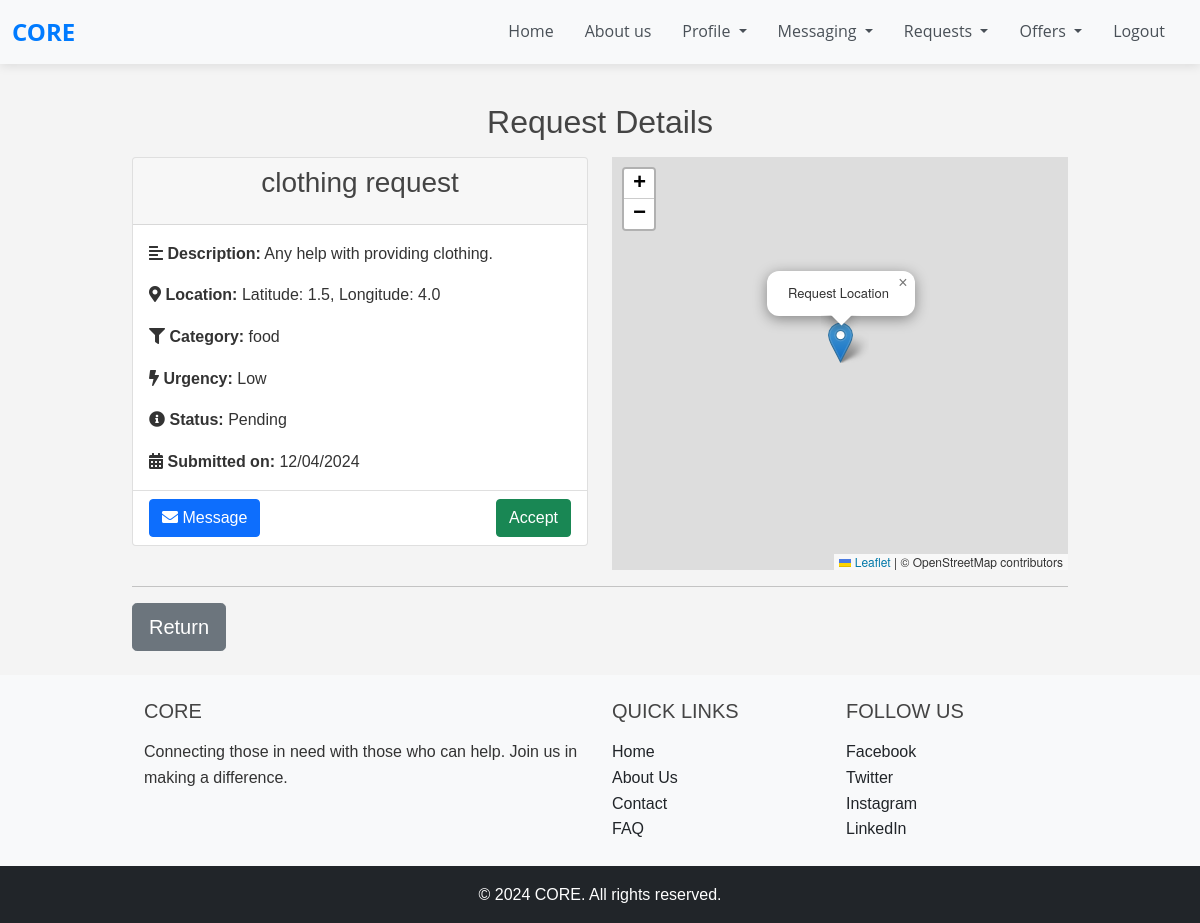
The app's page /offers_view_requester_detail/96/ (signed in) with its own data.
### requests_app/models.py (models this page shows, shortened)
class Request(models.Model):
    CATEGORY_CHOICES = (
        ('food', 'Food'),
        ('water', 'Water'),
        ('clothing', 'Clothing'),
        ('shelter', 'Shelter'),
        ('medical', 'Medical Supplies'),
        ('other', 'Other'),
    )
    URGENCY_LEVELS = (
        ('low', 'Low'),
        ('medium', 'Medium'),
        ('high', 'High'),
    )
    STATUS_CHOICES = (
        ('pending', 'Pending'),
        ('accepted', 'Accepted'),
        ('in_progress', 'In Progress'),
        ('completed', 'Completed'),
        ('cancelled', 'Cancelled'),
    )
    LOCATION_CHOICES = (
        ('address', 'Address'),
        ('coordinates', 'Latitude and Longitude'),
    )
    user = models.ForeignKey(User, on_delete=models.CASCADE)
    title = models.CharField(max_length=100, default='No title given')
    description = models.TextField(default='No description given')
    location_type = models.CharField(max_length=20, choices=LOCATION_CHOICES, default='address')
    address = models.CharField(
        max_length=255,
        blank=True,
        default="No address provided"
    )
    latitude = models.FloatField(
        null=True,
        blank=True,
        default=51.99656842422461
    )
    longitude = models.FloatField(
        null=True,
        blank=True,
        default=-0.9913942306871908
    )
    category = models.CharField(max_length=50, choices=CATEGORY_CHOICES, default='Other')
    urgency = models.CharField(max_length=10, choices=URGENCY_LEVELS, default='Low')
    status = models.CharField(max_length=11, choices=STATUS_CHOICES, default='Pending')
    accepted_by = models.ForeignKey(
        User,
        null=True,
        blank=True,
        on_delete=models.SET_NULL,
        related_name='accepted_requests'
    )
    created_at = models.DateTimeField(default=timezone.now, editable=False)

### offers/views.py (the view)
# urls.py: path('offers_view_requester_detail/<int:request_id>/', offers_views.offers_view_requester_detail, name='offers_view_requester_detail'),
@login_required
def offers_view_requester_detail(request, request_id):
    req = get_object_or_404(Request, id=request_id)
    return render(request, 'offers_view_requester_detail.html', {'request_': req})

### offers/templates/offers_view_requester_detail.html (shortened to what this page needs)
{% extends 'base.html' %}
{% block content %}
{% load static %}
<link rel="stylesheet" type="text/css" href="{% static 'css/styles.css' %}">
<link rel="stylesheet" href="https://unpkg.com/leaflet/dist/leaflet.css" />
<div class="container mt-8" data-page-type="offer_view_detail_requester">
    <h2 class="text-center mb-3"><br>Request Details</br></h2>
    <div class="row request-container">
        <div class="col-md-12 col-lg-6 mb-4 item_request" id="request_-{{ request_.id }}">
            <div class="card">
                <div class="card-header text-center">
                    <h3>{{ request_.title }}</h3>
                </div>
                <div class="card-body">
                    <p class="card-text"><i class="fas fa-align-left"></i> <strong>Description:</strong> {{ request_.description }}</p>
                    <p class="card-text"><i class="fas fa-map-marker-alt"></i> <strong>Location:</strong>
                        {% if request_.location_type == 'address' %}
                            {{ request_.address }}
                        {% elif request_.location_type == 'coordinates' %}
                            Latitude: {{ request_.latitude }}, Longitude: {{ request_.longitude }}
                        {% else %}
                            Location not provided
                        {% endif %}
                    </p>
                    <p class="card-text"><i class="fas fa-filter"></i> <strong>Category:</strong> {{ request_.category }}</p>
                    <p class="card-text"><i class="fas fa-bolt"></i> <strong>Urgency:</strong> {{ request_.get_urgency_display }}</p>
                    <p class="card-text"><i class="fas fa-info-circle"></i> <strong>Status:</strong> {{ request_.get_status_display }}</p>
                    <p class="card-text"><i class="fas fa-calendar-alt"></i> <strong>Submitted on:</strong> {{ request_.created_at|date:"SHORT_DATE_FORMAT" }}</p>
                </div>
                <div method="post" class="card-footer bg-transparent d-flex justify-content-between">
                    <div class="d-flex justify-content-between align-items-left ">
                        <a href="{% url 'send_message_to' request_.user.id %}" class="btn btn-primary">
                            <i class="fas fa-envelope"></i> Message
                        </a>
                    </div>
                    <div class="d-flex justify-content-between align-items-right">
                        <form class="accept-form" data-request-id="{{ request_.id }}">
                            {% if request_.accepted_by %}
                            <button type="button" class="btn btn-danger accept-btn" data-action="retract">Retract</button>
                            {% else %}
                            <button type="button" class="btn btn-success accept-btn" data-action="accept">Accept</button>
                            {% endif %}
                        </form>
                    </div>
                </div>
            </div>
        </div>
        <div class="col-md-12 col-lg-6">
            <div id="map"
                 data-location-type="{{ request_.location_type }}"
                 data-address="{{ request_.address|escapejs }}"
                 data-latitude="{{ request_.latitude|default_if_none:"" }}"
                 data-longitude="{{ request_.longitude|default_if_none:"" }}"
                 style="height:100%;width:100%;">
            </div>
        </div>
    </div>
    <hr>
    <a href="{{ request.META.HTTP_REFERER|escape }}">
        <button type="button" class="btn btn-secondary btn-lg btn-block">Return</button>
    </a>
</div>
{% endblock %}

### static/css/base.css (style rules this page uses)
html, body { height: 100%; margin: 0; display: flex; flex-direction: column; }

### static/css/styles.css (style rules this page uses)
* { margin: 0; padding: 0; box-sizing: border-box; }
body { font-family: Arial, sans-serif; background-color: #f4f4f4; color: #333; line-height: 1.6; }
.container { width: 80%; margin: auto; overflow: hidden; }
h1, h2, h3, h4, h5, h6 { margin-bottom: 1rem; color: #444; }
p { margin-bottom: 1rem; }
a { color: #007BFF; text-decoration: none; }
button { display: inline-block; padding: 0.75rem 1.25rem; font-size: 1rem; cursor: pointer; border: none; background-color: #007BFF; color: #fff; border-radius: 5px; }
:root { --button-size-small: 8px 16px; --button-size-medium: 12px 24px; --button-size-large: 16px 32px; }

### records on screen
Request: title "clothing request", description "Any help with providing clothing.", latitude "1.5", longitude "4.0", category "food", urgency "Low", status "Pending", created_at "12/04/2024"
